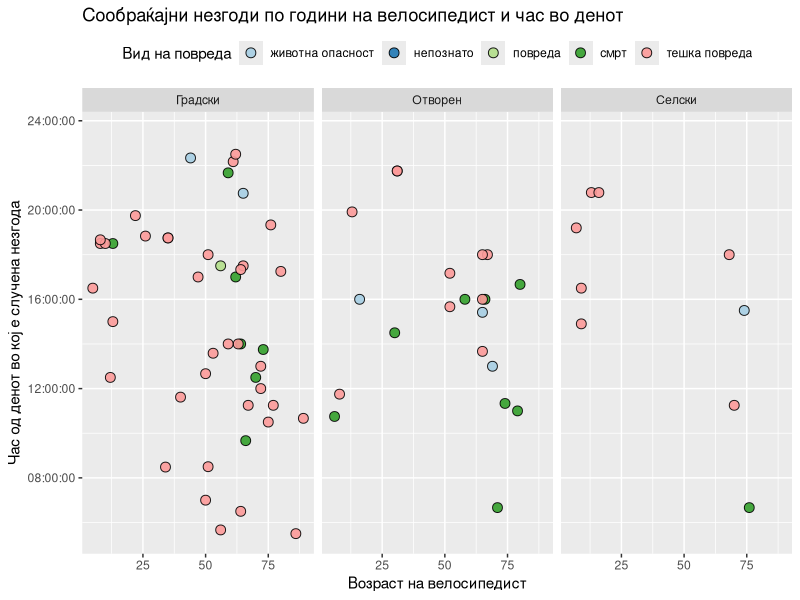
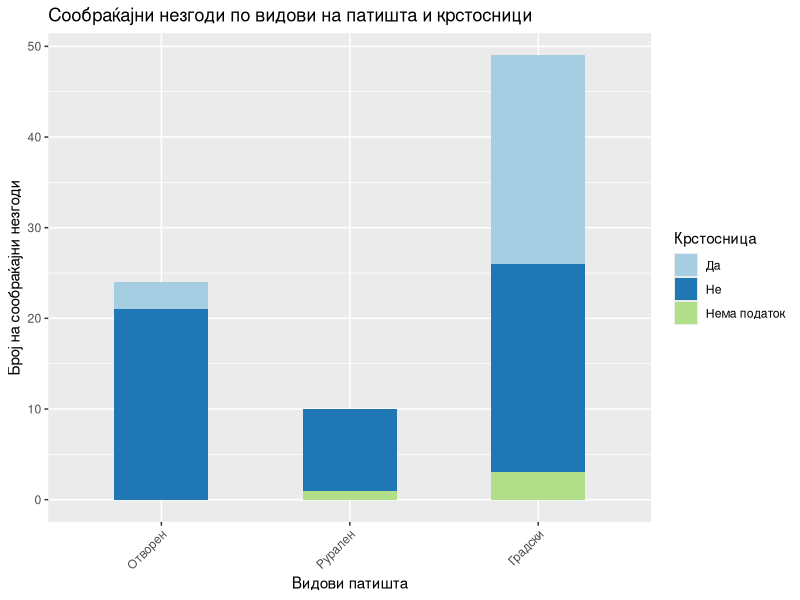
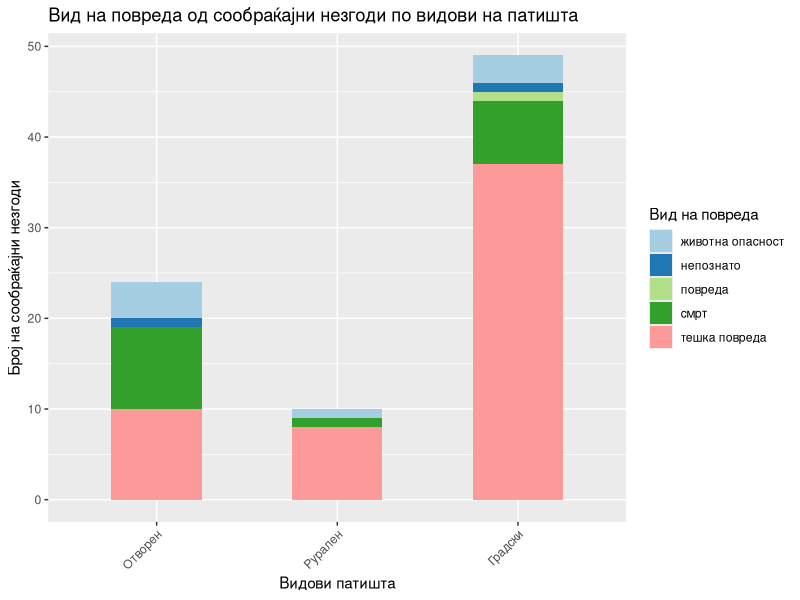
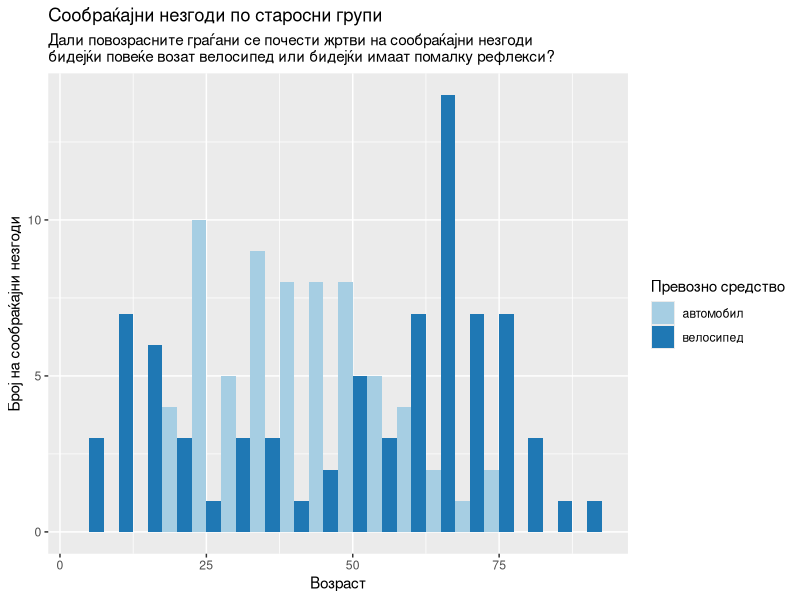
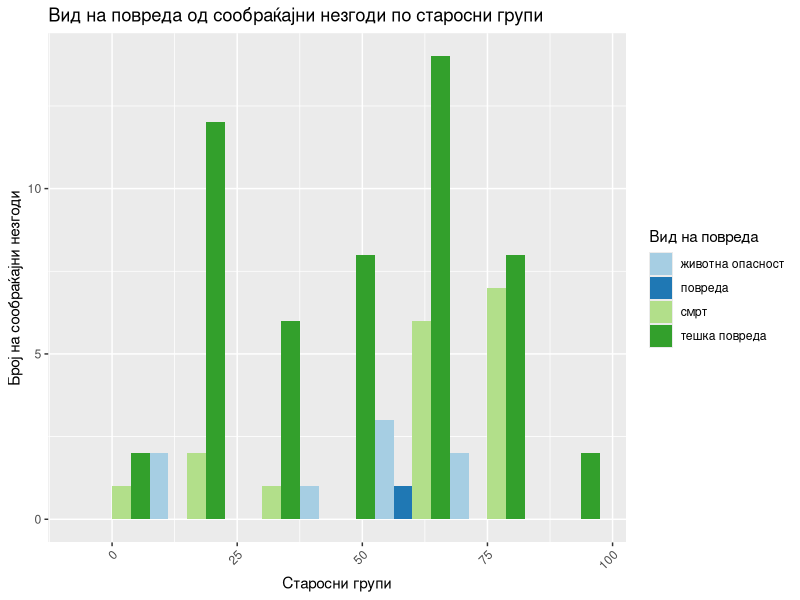
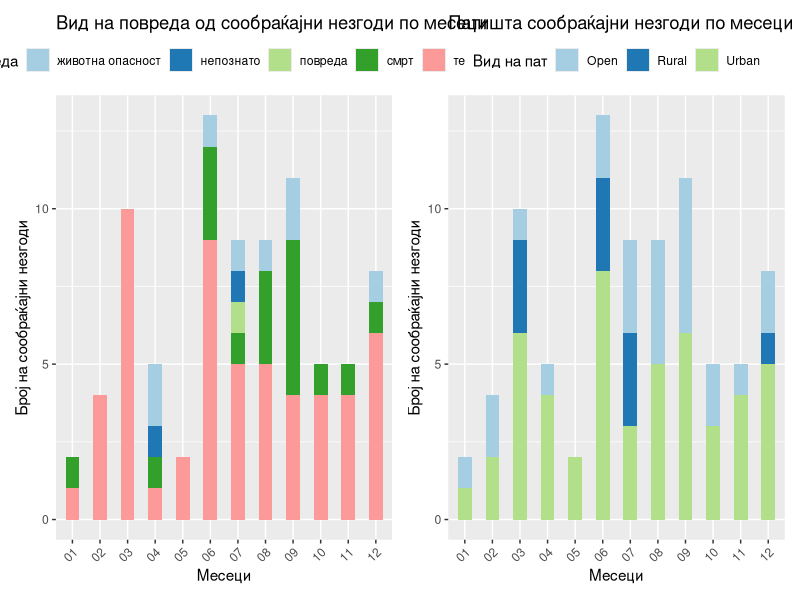
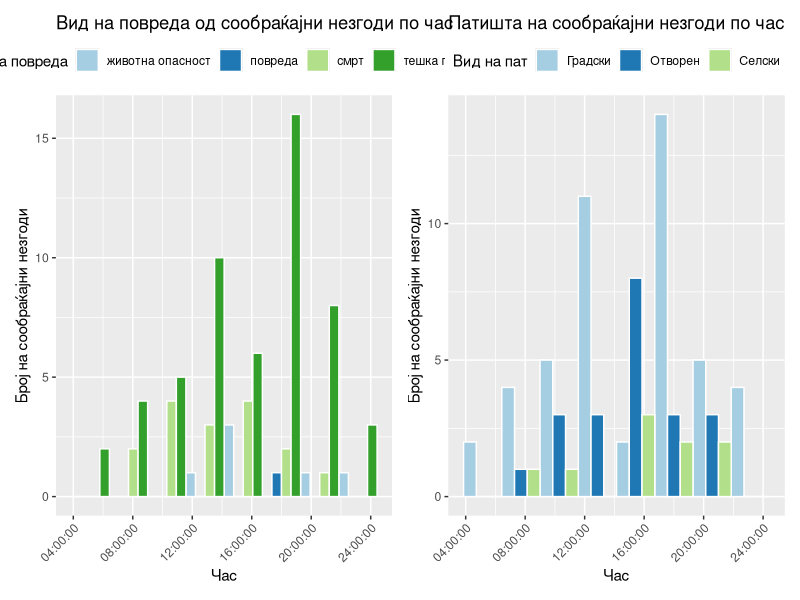

Generate these figures, in order, with R:
## ---- chunk 1
# set global chunk options
knitr::opts_chunk$set(echo = FALSE, warning=FALSE, message=FALSE, cache=TRUE)
## ---- chunk 2
suppressPackageStartupMessages(library(tidyverse))
suppressPackageStartupMessages(library(lubridate))
suppressPackageStartupMessages(library(patchwork))
## ---- chunk 3
#get the data
accidents <- as_tibble(read_csv("mvr-data.csv"))
## ---- chunk 4
#keep the traffic accidents
traffacc <- accidents %>%
  #separate Date of event; having months as observations might be useful.
  separate(DateOfEvent, c("Day", "Month", "Year"), sep = "\\.", remove = FALSE) %>%
  #separate hours:mins, make numeric
  separate(Hour, c("H", "M"), sep = "\\:", remove = FALSE) %>%
  mutate(Hours = as.numeric(H)) %>%
  #filter so we keep just the traffic accidents
  filter(Event == "сообраќајна незгода") %>% 
  mutate()
## ---- chunk 5
# time as time!
traffacc <- traffacc %>% 
  mutate(DateTime= parse_date_time(paste(DateOfEvent, Hour, sep=" "), orders="dmy HM")) %>% 
  mutate(TimeHM=parse_time(x = Hour, format="%H:%M")) %>%
  mutate(TimeH=hour(x = DateTime)) %>% 
  mutate(TypeOfRoadMK=case_when(
    TypeOfRoad == 'Open'  ~ 'Отворен',
    TypeOfRoad == 'Rural' ~ 'Селски',
    TypeOfRoad == 'Urban' ~ 'Градски'
  ))
## ---- chunk 6
ggplot(traffacc, aes(x=AgeV1, y=TimeHM, fill = Outcome)) +
  geom_point(size = 3, alpha = 0.9, pch=21) +
  scale_fill_brewer(name="Вид на повреда", palette = "Paired") +
  facet_wrap("TypeOfRoadMK", ncol=3) +
  theme(legend.position="top") +
  scale_y_time() +
  labs(title="Сообраќајни незгоди по години на велосипедист и час во денот",
          x = "Возраст на велосипедист", y = "Час од денот во кој е случена незгода")
## ---- chunk 7
#On what type of roads traffic accidents happen, and is it a crossroad?
tbl1 <- with(traffacc, table(TypeOfRoad, Crossroad))
knitr::kable(tbl1, caption="Сообраќајни незгоди по видови на патишта и крстосници")
## ---- chunk 8
#plot roads and accidents
traffacc %>% mutate(Crossroad2=case_when(Crossroad == "да" ~ "Да",
                                         Crossroad == "не" ~ "Не",
                                         is.na(Crossroad) ~ "Нема податок")) %>%
ggplot(aes(TypeOfRoad)) +
  geom_bar(aes(fill=Crossroad2), width = 0.5) +
  scale_x_discrete(labels=c("Отворен", "Рурален", "Градски")) +
  theme(axis.text.x = element_text(angle=45, vjust=1, hjust=1)) +
  scale_fill_brewer(palette = "Paired") +
  labs(title="Сообраќајни незгоди по видови на патишта и крстосници",
          x = "Видови патишта", y = "Број на сообраќајни незгоди", fill = "Крстосница")
## ---- chunk 9

#plot roads and type of outcomes
  ggplot(traffacc, aes(TypeOfRoad)) +
    geom_bar(aes(fill=Outcome), width = 0.5) +
    scale_x_discrete(labels=c("Отворен", "Рурален", "Градски")) +
    theme(axis.text.x = element_text(angle=45, vjust=1, hjust=1)) +
    scale_fill_brewer(palette = "Paired") +
    labs(title="Вид на повреда од сообраќајни незгоди по видови на патишта",
            x = "Видови патишта", y = "Број на сообраќајни незгоди", fill = "Вид на повреда")

## ---- chunk 10
#Which months?
with(traffacc, table(Month, Year))
## ---- chunk 11
#new data sets for plot by age of persons
veh1 <- traffacc %>%
  select(DateOfEvent, TypeOfRoad, ends_with("1")) %>%
  rename(Vehicle=Vehicle1, Age=AgeV1, Gender=GenderV1)

veh2 <- traffacc %>%
  select(DateOfEvent, TypeOfRoad, ends_with("2")) %>%
  rename(Vehicle=Vehicle2, Age=AgeV2, Gender=GenderV2) %>%
  select(-TypeV2, -AlchoholV2)

#plot the age of cyclists and drivers
both_veh <- bind_rows(veh1, veh2)
both_veh %>% filter(Vehicle %in% c("велосипед", "автомобил")) %>%
ggplot(aes(x=Age, group=Vehicle, fill=Vehicle)) +
  geom_histogram(position="dodge", binwidth = 5) +
  scale_fill_brewer(palette = "Paired") +
  labs(title = "Сообраќајни незгоди по старосни групи",
       subtitle = "Дали повозрасните граѓани се почести жртви на сообраќајни незгоди
бидејќи повеќе возат велосипед или бидејќи имаат помалку рефлекси?",
     x = "Возраст", y = "Број на сообраќајни незгоди", fill = "Превозно средство")

## ---- chunk 12

ggplot(traffacc, aes(x=AgeV1, group=Outcome, fill=Outcome)) +
  geom_histogram(position="dodge", binwidth = 15) +
  theme(axis.text.x = element_text(angle=45, vjust=1, hjust=1)) +
  scale_fill_brewer(palette = "Paired") +
  labs(title="Вид на повреда од сообраќајни незгоди по старосни групи",
          x = "Старосни групи", y = "Број на сообраќајни незгоди", fill = "Вид на повреда")

## ---- chunk 13
#Is there a correlation between roads and outcome; months and outcome; age of bycicle rider and outcome?
#chi2 tests for categorical variables
tbl2 <- with(traffacc, table(TypeOfRoad, Outcome))
chisq.test(tbl2, correct = F)

tbl3 <- with(traffacc, table(Month, Outcome))
chisq.test(tbl3, correct = F)

tbl4 <- with(traffacc, table(AgeV1, Outcome))
chisq.test(tbl4, correct = F)
## ---- chunk 14

#plot months and type of outcomes
p1 <- ggplot(traffacc, aes(Month)) +
    geom_bar(aes(fill=Outcome), width = 0.5) +
    theme(axis.text.x = element_text(angle=45, vjust=1, hjust=1)) +
    scale_fill_brewer(palette = "Paired") +
  theme(legend.position="top") +
    labs(title="Вид на повреда од сообраќајни незгоди по месеци",
            x = "Месеци", y = "Број на сообраќајни незгоди", fill = "Вид на повреда")


#plot months and roads
p2 <- ggplot(traffacc, aes(Month)) +
  geom_bar(aes(fill=TypeOfRoad), width = 0.5) +
  theme(axis.text.x = element_text(angle=45, vjust=1, hjust=1)) +
  scale_fill_brewer(palette = "Paired") +
  theme(legend.position="top") +
  labs(title="Патишта сообраќајни незгоди по месеци",
          x = "Месеци", y = "Број на сообраќајни незгоди", fill = "Вид на пат")
p1 +p2
## ---- chunk 15
# with time as time on x axis
p1 <- ggplot(traffacc, aes(x=TimeHM, group=Outcome, fill=Outcome)) +
  geom_histogram(position="dodge", colour="white", bins = 8) +
  theme(axis.text.x = element_text(angle=45, vjust=1, hjust=1)) +
  scale_fill_brewer(palette = "Paired") +
  scale_x_time()+
  theme(legend.position="top") +
  labs(title="Вид на повреда од сообраќајни незгоди по час", 
          x = "Час", y = "Број на сообраќајни незгоди", fill = "Вид на повреда") 

p2 <- ggplot(traffacc, aes(x=TimeHM, group=TypeOfRoadMK, fill=TypeOfRoadMK)) +
  geom_histogram(position="dodge", colour="white", bins = 8) +
  theme(axis.text.x = element_text(angle=45, vjust=1, hjust=1)) +
  scale_fill_brewer(palette = "Paired") +
  scale_x_time()+
  theme(legend.position="top") +
  labs(title="Патишта на сообраќајни незгоди по час", 
       x = "Час", y = "Број на сообраќајни незгоди", fill = "Вид на пат") 
p1 + p2 
